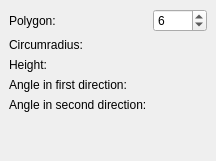
        <widget class="QWidget" name="page_prism">
         <layout class="QGridLayout">
          <property name="leftMargin">
           <number>9</number>
          </property>
          <property name="topMargin">
           <number>9</number>
          </property>
          <property name="rightMargin">
           <number>9</number>
          </property>
          <property name="bottomMargin">
           <number>9</number>
          </property>
          <property name="spacing">
           <number>6</number>
          </property>
          <item row="0" column="0">
           <layout class="QGridLayout">
            <property name="leftMargin">
             <number>0</number>
            </property>
            <property name="topMargin">
             <number>0</number>
            </property>
            <property name="rightMargin">
             <number>0</number>
            </property>
            <property name="bottomMargin">
             <number>0</number>
            </property>
            <property name="spacing">
             <number>6</number>
            </property>
            <item row="0" column="0">
             <widget class="QLabel" name="labelPrismPolygon">
              <property name="text">
               <string>Polygon:</string>
              </property>
             </widget>
            </item>
            <item row="0" column="2">
             <widget class="QSpinBox" name="prismPolygon">
              <property name="keyboardTracking">
               <bool>false</bool>
              </property>
              <property name="minimum">
               <number>3</number>
              </property>
              <property name="maximum">
               <number>1000</number>
              </property>
              <property name="value">
               <number>6</number>
              </property>
             </widget>
            </item>
            <item row="1" column="0">
             <widget class="QLabel" name="labelPrismCircumradius">
              <property name="text">
               <string>Circumradius:</string>
              </property>
             </widget>
            </item>
            <item row="1" column="2">
             <widget class="Gui::QuantitySpinBox" name="prismCircumradius" native="true">
              <property name="keyboardTracking" stdset="0">
               <bool>false</bool>
              </property>
              <property name="unit" stdset="0">
               <string notr="true">mm</string>
              </property>
              <property name="value" stdset="0">
               <double>2.000000000000000</double>
              </property>
             </widget>
            </item>
            <item row="2" column="0">
             <widget class="QLabel" name="labelPrismHeight">
              <property name="text">
               <string>Height:</string>
              </property>
             </widget>
            </item>
            <item row="2" column="2">
             <widget class="Gui::QuantitySpinBox" name="prismHeight" native="true">
              <property name="keyboardTracking" stdset="0">
               <bool>false</bool>
              </property>
              <property name="unit" stdset="0">
               <string notr="true">mm</string>
              </property>
              <property name="value" stdset="0">
               <double>10.000000000000000</double>
              </property>
             </widget>
            </item>
            <item row="3" column="0">
             <widget class="QLabel" name="labelPrismXSkew">
              <property name="text">
               <string>Angle in first direction:</string>
              </property>
             </widget>
            </item>
            <item row="3" column="2">
             <widget class="Gui::QuantitySpinBox" name="prismXSkew" native="true">
              <property name="toolTip">
               <string>Angle in first direction</string>
              </property>
              <property name="keyboardTracking" stdset="0">
               <bool>false</bool>
              </property>
              <property name="unit" stdset="0">
               <string notr="true">deg</string>
              </property>
              <property name="minimum" stdset="0">
               <double>-90.000000000000000</double>
              </property>
              <property name="maximum" stdset="0">
               <double>90.000000000000000</double>
              </property>
             </widget>
            </item>
            <item row="4" column="0">
             <widget class="QLabel" name="labelPrismYSkew">
              <property name="text">
               <string>Angle in second direction:</string>
              </property>
             </widget>
            </item>
            <item row="4" column="2">
             <widget class="Gui::QuantitySpinBox" name="prismYSkew" native="true">
              <property name="toolTip">
               <string>Angle in second direction</string>
              </property>
              <property name="keyboardTracking" stdset="0">
               <bool>false</bool>
              </property>
              <property name="unit" stdset="0">
               <string notr="true">deg</string>
              </property>
              <property name="minimum" stdset="0">
               <double>-90.000000000000000</double>
              </property>
              <property name="maximum" stdset="0">
               <double>90.000000000000000</double>
              </property>
             </widget>
            </item>
           </layout>
          </item>
          <item row="1" column="0">
           <spacer>
            <property name="orientation">
             <enum>Qt::Vertical</enum>
            </property>
            <property name="sizeHint" stdset="0">
             <size>
              <width>20</width>
              <height>40</height>
             </size>
            </property>
           </spacer>
          </item>
         </layout>
        </widget>
